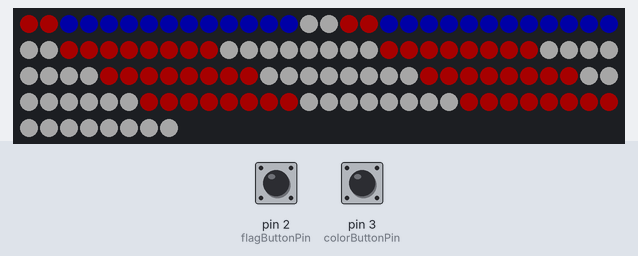
Bench run of a sketch on a simulated Arduino Uno, built with avr-gcc and run on an emulated ATmega328P. Parts: 128 RGB LEDs in strip order, left to right, continuing on the next row. The test bench sets the inputs (shaded band); at power-on: pin 3 (colorButtonPin) HIGH, pin 2 (flagButtonPin) HIGH. Dim RGB values are drawn brighter than linear.

Above: at 1.2 s.
1.3 s: pin 3 (colorButtonPin) pulled LOW for 0.15 s
At 2.4 s:
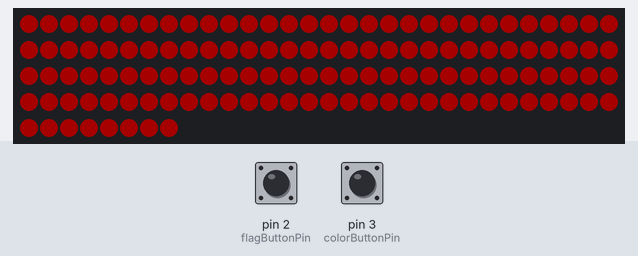
2.9 s: pin 3 (colorButtonPin) pulled LOW for 1 s
At 3.7 s:
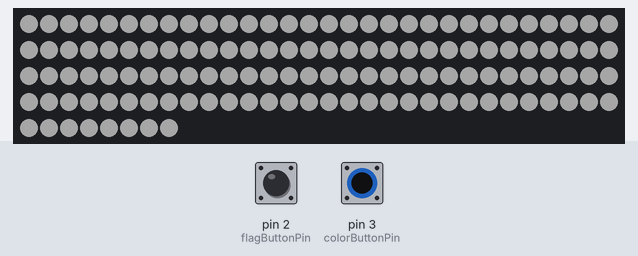
5.4 s: pin 3 (colorButtonPin) pulled LOW for 0.15 s
At 6.6 s:
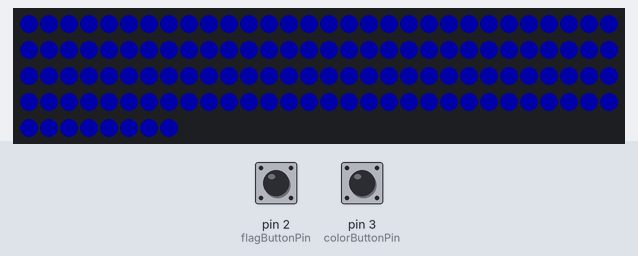
7.0 s: pin 3 (colorButtonPin) pulled LOW for 3.2 s
At 8.0 s:
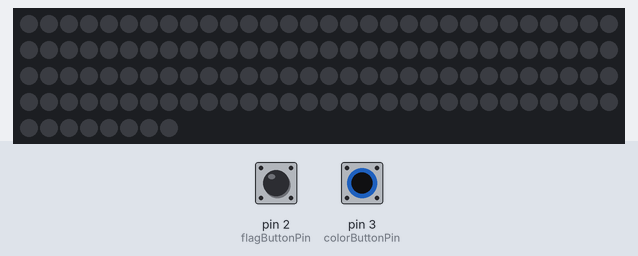
11.7 s: pin 2 (flagButtonPin) pulled LOW for 0.15 s
At 12.8 s:
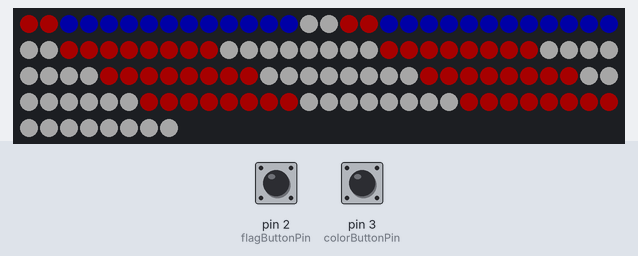
Timing chart, 0 to 14.3 s (numbered marks = the images above; inputs shaded):
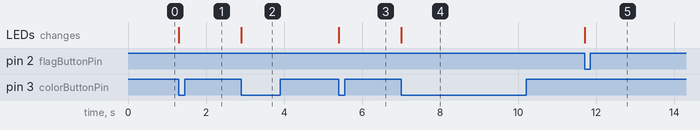

The sketch:

Project_Liberty_Light_Part_2.ino
```cpp
/* ------------------------------------------------------------------------------
 * Project: Project Liberty Light: The Living Flag Project -
 * Part 2: Adding Button Control
 *
 * File: Project_Liberty_Light_Part_2.ino
 * Written by: Dustin Hodges (Motbots)
 * Date Created: 04/21/2026
 * Date Last Modified: 05/13/2026
 * Description: This is Part 2 of Project Liberty Light, a multi-part build where
 * we combine electronics, embedded systems, and a bit of creative storytelling to
 * create something truly unique: a living, interactive American flag.
 *
 * Microcontroller Board: Arduino Uno R3
 * IDE Version: Arduino IDE 2.3.8
 * Items Used:
 * -  Arduino Uno
 * -  2x WS2812B 8x8 LED matrices
 * -  Breadboard
 * -  330Ω resistor
 * -  1000µF capacitor
 * -  Jumper wires
 * -  2x Momentary push-button switches
 *
 * Article URL: https://motbots.com/project-liberty-light-part-2/
 * ------------------------------------------------------------------------------
 */

#include <FastLED.h>

#define LED_PIN      6
#define NUM_LEDS     128
#define CHIPSET      WS2812B
#define COLOR_ORDER  GRB
#define BRIGHTNESS   40

#define CANTON_X_START 2
#define CANTON_X_END   8
#define CANTON_HEIGHT  4

CRGB leds[NUM_LEDS];

const int flagButtonPin  = 2;
const int colorButtonPin = 3;

enum DisplayMode {
  MODE_FLAG,
  MODE_RED,
  MODE_WHITE,
  MODE_BLUE,
  MODE_OFF
};

DisplayMode currentMode = MODE_FLAG;

// Button state tracking
bool lastFlagButtonState = HIGH;
bool lastColorButtonState = HIGH;

void setup() {
  FastLED.addLeds<CHIPSET, LED_PIN, COLOR_ORDER>(leds, NUM_LEDS);
  FastLED.setBrightness(BRIGHTNESS);

  pinMode(flagButtonPin, INPUT_PULLUP);
  pinMode(colorButtonPin, INPUT_PULLUP);

  showCurrentMode();
}

void loop() {
  handleFlagButton();
  handleColorButton();
}

// Same getIndex() we used from Part 1
int getIndex(int x, int y) {
  if (x < 8) {
    // Left matrix
    if (y % 2 == 0) {
      return y * 8 + x;
    } else {
      return y * 8 + (7 - x);
    }
  } else {
    // Right matrix
    int x2 = x - 8;
    if (y % 2 == 0) {
      return 64 + y * 8 + x2;
    } else {
      return 64 + y * 8 + (7 - x2);
    }
  }
}

void handleFlagButton() {
  bool currentState = digitalRead(flagButtonPin);

  if (lastFlagButtonState == HIGH && currentState == LOW) {
    currentMode = MODE_FLAG;
    showCurrentMode();
    delay(200);  // simple debounce
  }

  lastFlagButtonState = currentState;
}

void handleColorButton() {
  bool currentState = digitalRead(colorButtonPin);

  if (lastColorButtonState == HIGH && currentState == LOW) {
    cycleColorMode();
    showCurrentMode();
    delay(200);  // simple debounce
  }

  lastColorButtonState = currentState;
}

void cycleColorMode() {
  if (currentMode == MODE_FLAG) {
    currentMode = MODE_RED;
  }
  else if (currentMode == MODE_RED) {
    currentMode = MODE_WHITE;
  }
  else if (currentMode == MODE_WHITE) {
    currentMode = MODE_BLUE;
  }
  else if (currentMode == MODE_BLUE) {
    currentMode = MODE_OFF;
  }
  else {
    currentMode = MODE_RED;
  }
}

void showCurrentMode() {
  switch (currentMode) {
    case MODE_FLAG:
      drawAmericanFlag();
      break;

    case MODE_RED:
      fill_solid(leds, NUM_LEDS, CRGB::Red);
      FastLED.show();
      break;

    case MODE_WHITE:
      fill_solid(leds, NUM_LEDS, CRGB::White);
      FastLED.show();
      break;

    case MODE_BLUE:
      fill_solid(leds, NUM_LEDS, CRGB::Blue);
      FastLED.show();
      break;

    case MODE_OFF:
      fill_solid(leds, NUM_LEDS, CRGB::Black);
      FastLED.show();
      break;
  }
}

void drawAmericanFlag() {
  fill_solid(leds, NUM_LEDS, CRGB::Black);

  // Existing flag code from Part 1
  for (int y = 0; y < 8; y++) {
    for (int x = 0; x < 16; x++) {
      int i = getIndex(x, y);

      // Stripes
      if (y % 2 == 0) {
        leds[i] = CRGB::Red;
      } else {
        leds[i] = CRGB::White;
      }

      // Blue canton
      if (x >= CANTON_X_START && x < CANTON_X_END && y < CANTON_HEIGHT) {
        leds[i] = CRGB::Blue;
      }
    }
  }

  FastLED.show();
}
```

Measured:
- after the input at 1.3 s, the LEDs: change at once (image 1)
- after the input at 2.9 s, the LEDs: change at once (image 2)
- after the input at 5.4 s, the LEDs: change at once (image 3)
- after the input at 7.0 s, the LEDs: change at once (image 4)
- after the input at 11.7 s, the LEDs: change at once (image 5)
